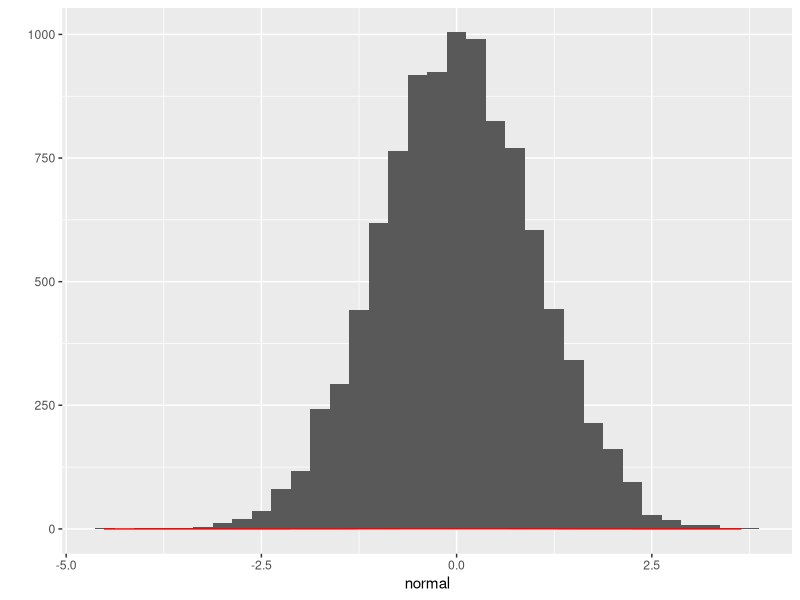
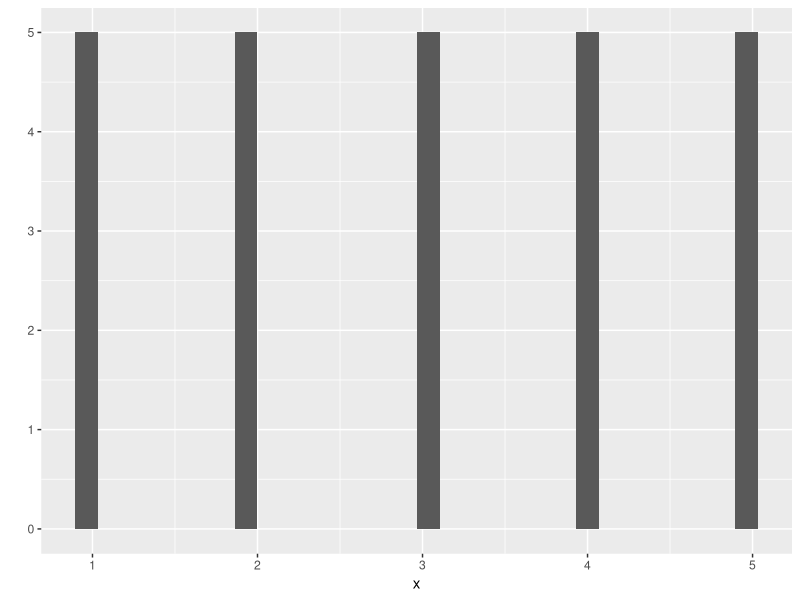
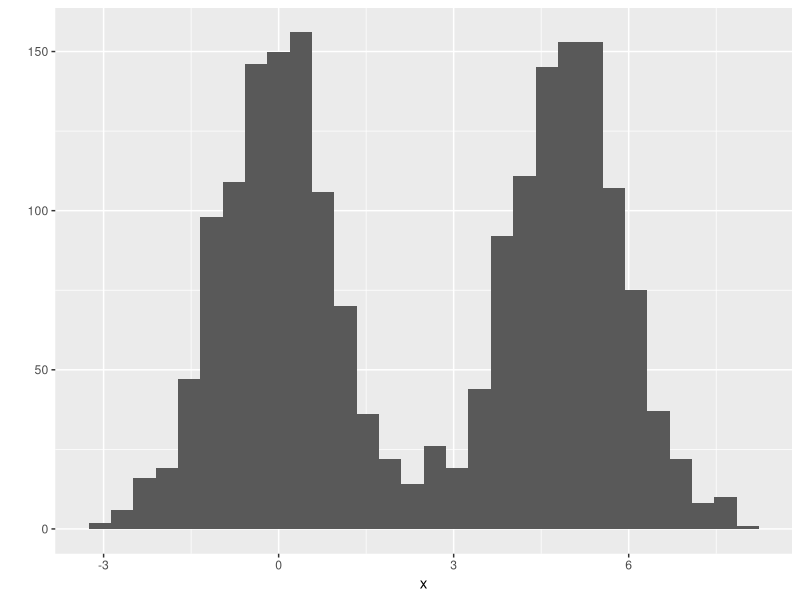
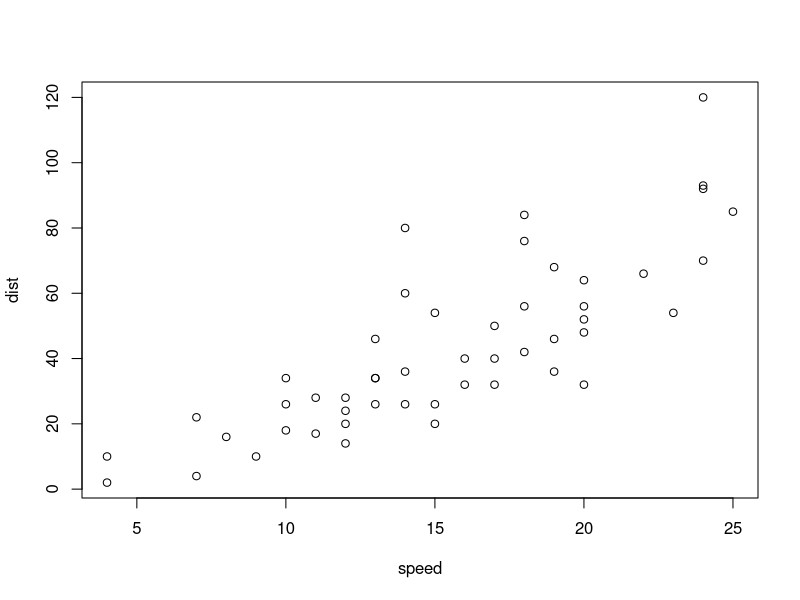

The R source for these figures, in order:
## ---- chunk 1
normal<-rnorm(10000)
library(ggplot2)
qplot(normal,geom='histogram',binwidth=.25)+geom_density(colour='red')
## ---- chunk 2
library(ggplot2)
x = c(rep (c(1:5),5))
qplot(x)
## ---- chunk 3
library(ggplot2)
x = rnorm(1000)
x1=x+5
x = c(x,x1)
qplot(x,)
## ---- chunk 4
plot(cars)
